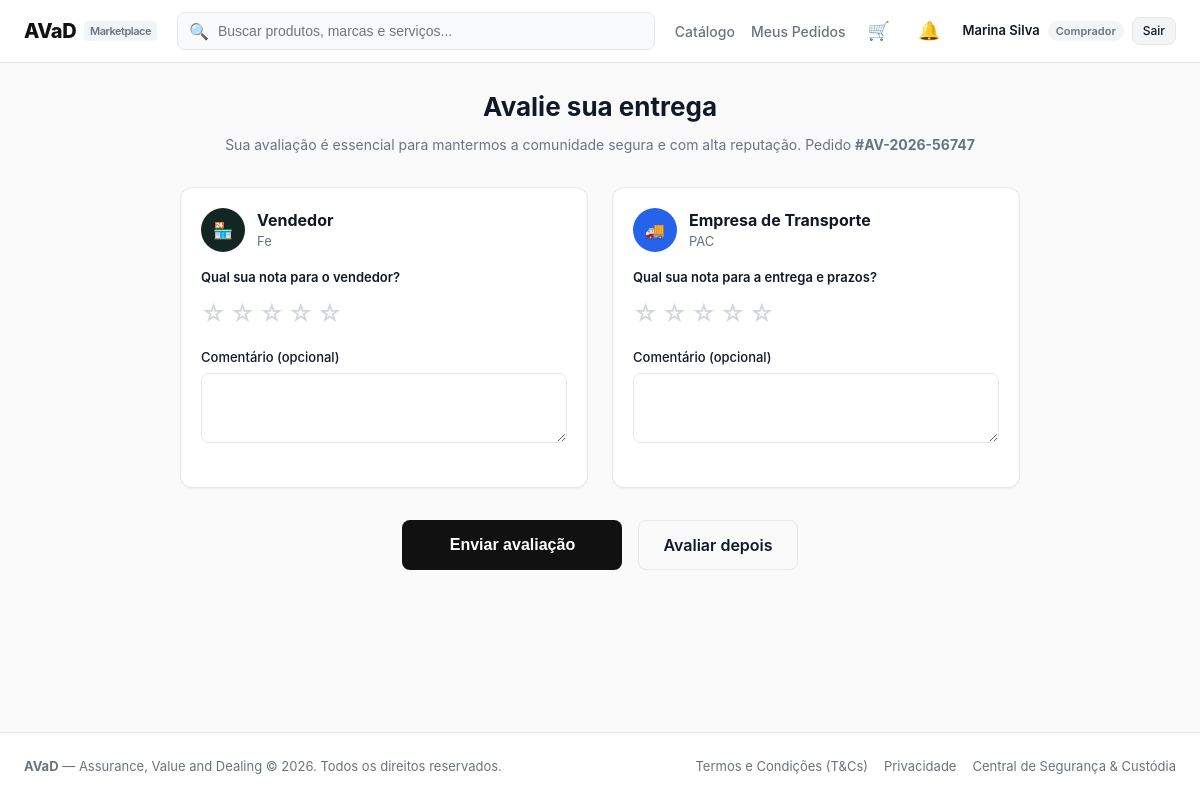
The app's page /orders/review/12/ (signed in), older data.
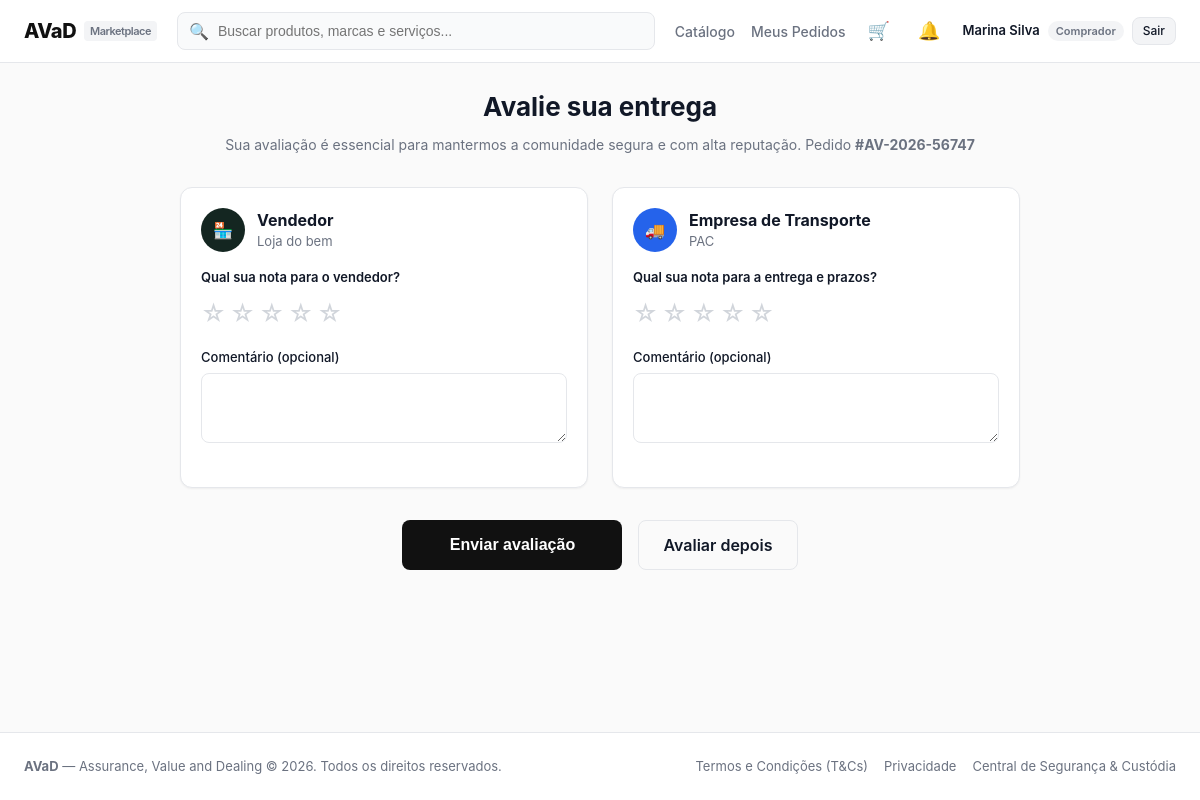
The same page, newer data.
### orders/models.py (models this page shows, shortened)
class Order(models.Model):
    codigo = models.CharField(max_length=20, unique=True, default=generate_order_code)
    comprador = models.ForeignKey(User, on_delete=models.CASCADE, related_name='compras')
    vendedor = models.ForeignKey(User, on_delete=models.CASCADE, related_name='vendas')
    produto = models.ForeignKey('catalog.Product', on_delete=models.CASCADE)
    quantidade = models.PositiveIntegerField(default=1)
    preco_unitario = models.DecimalField(max_digits=10, decimal_places=2)
    valor_frete = models.DecimalField(max_digits=10, decimal_places=2, default=0)
    metodo_frete = models.CharField(max_length=20, choices=METODO_FRETE_CHOICES, default='pac')
    prazo_dias = models.PositiveIntegerField(default=7)
    valor_total = models.DecimalField(max_digits=10, decimal_places=2)
    forma_pagamento = models.CharField(max_length=20, choices=FORMA_PAGAMENTO_CHOICES, default='cartao')
    parcelas = models.PositiveIntegerField(default=1)
    cep_entrega = models.CharField(max_length=10, blank=True)
    endereco_entrega = models.TextField(blank=True)
    codigo_rastreio = models.CharField(max_length=20, blank=True, default='')
    status = models.CharField(max_length=30, choices=STATUS_CHOICES, default='aguardando_pagamento')
    recebimento_confirmado = models.BooleanField(default=False)
    entregue_em = models.DateTimeField(null=True, blank=True)  # quando o pedido passou a 'entregue'
    criado_em = models.DateTimeField(auto_now_add=True)
    class Meta:
        ordering = ['-criado_em']

### accounts/models.py (models this page shows, shortened)
class UserProfile(models.Model):
    user = models.OneToOneField(User, on_delete=models.CASCADE, related_name='profile')
    nome = models.CharField(max_length=16)
    data_nascimento = models.DateField()
    cpf = models.CharField(max_length=14, unique=True)
    cnpj = models.CharField(max_length=18, blank=True, null=True, unique=True)
    tem_cnpj = models.BooleanField(default=False)
    email_verificado = models.BooleanField(default=False)
    is_mediador = models.BooleanField(default=False)
    conta_bancaria_bloqueada = models.BooleanField(default=False)
    suspenso = models.BooleanField(default=False)
    token_verificacao = models.CharField(max_length=64, blank=True, null=True)
    nome_loja = models.CharField(max_length=64, blank=True, null=True)  # nome público como vendedor
    meta_mensal = models.DecimalField(max_digits=12, decimal_places=2, default=Decimal('25000.00'),
                                      validators=[MinValueValidator(Decimal('1.00'))])

### orders/views.py (the view)
# urls.py: path('review/<int:order_id>/', views.review_view, name='review'),
@login_required
def review_view(request, order_id):
    order = get_object_or_404(Order, pk=order_id, comprador=request.user)
    existing_review = getattr(order, 'review', None)
    if existing_review:
        messages.info(request, 'Você já avaliou este pedido.')
        return redirect('orders:my_orders')
    if request.method == 'POST':
        form = ReviewForm(request.POST)
        if form.is_valid():
            Review.objects.create(
                pedido=order,
                comprador=request.user,
                vendedor=order.vendedor,
                nota_vendedor=form.cleaned_data['nota_vendedor'],
                comentario_vendedor=form.cleaned_data['comentario_vendedor'],
                nota_transporte=form.cleaned_data['nota_transporte'],
                comentario_transporte=form.cleaned_data['comentario_transporte']
            )
            notificar_nova_avaliacao(order, form.cleaned_data['nota_vendedor'])
            messages.success(request, 'Avaliação enviada com sucesso! Obrigado pela colaboração.')
            return redirect('accounts:seller_profile', user_id=order.vendedor.id)
    else:
        form = ReviewForm()
    return render(request, 'orders/review.html', {
        'order': order,
        'form': form,
    })

### orders/forms.py (shortened to what this page needs)
class ReviewForm(forms.Form):
    nota_vendedor = forms.IntegerField(min_value=0, max_value=5, initial=0,
                                       widget=forms.HiddenInput(attrs={'id': 'nota_vendedor'}))
    comentario_vendedor = forms.CharField(required=False, label='Comentário (opcional)',
                                          widget=forms.Textarea(attrs={'class': 'form-input', 'rows': 3}))
    nota_transporte = forms.IntegerField(min_value=0, max_value=5, initial=0,
                                         widget=forms.HiddenInput(attrs={'id': 'nota_transporte'}))
    comentario_transporte = forms.CharField(required=False, label='Comentário (opcional)',
                                            widget=forms.Textarea(attrs={'class': 'form-input', 'rows': 3}))

### accounts/roles.py (called while the page is built)
def tipo_usuario(request):
    if not request.user.is_authenticated:
        return None
    tipo = request.session.get('tipo_usuario')
    return tipo if tipo in TIPOS else COMPRADOR

### orders/cart.py (called while the page is built)
    def _qs(self):
        return CartItem.objects.filter(usuario=self.user)

    def count(self):
        total = self._qs().filter(produto__ativo=True).aggregate(t=Sum('quantidade'))['t']
        return total or 0

### templates/orders/review.html (shortened to what this page needs)
{% extends "base.html" %}
{% block content %}
<div style="max-width: 840px; margin: 0 auto;">
  <div style="text-align: center; margin-bottom: 32px;">
    <h1 style="font-size: 26px; font-weight: 700; margin-bottom: 8px;">Avalie sua entrega</h1>
    <p style="font-size: 14px; color: var(--text-muted);">
      Sua avaliação é essencial para mantermos a comunidade segura e com alta reputação. Pedido <strong>{{ order.codigo }}</strong>
    </p>
  </div>
  <form method="post" action="{% url 'orders:review' order.id %}" novalidate>
    <div style="display: grid; grid-template-columns: 1fr 1fr; gap: 24px; margin-bottom: 32px;">
      <div class="card">
        <div style="display: flex; align-items: center; gap: 12px; margin-bottom: 16px;">
          <div style="width: 44px; height: 44px; border-radius: 50%; background: #142621; color: #FFFFFF; display: flex; align-items: center; justify-content: center; font-size: 16px; font-weight: 700;">
            🏪
          </div>
          <div>
            <h3 style="font-size: 16px; font-weight: 700;">Vendedor</h3>
            <div style="font-size: 13px; color: var(--text-muted);">{{ order.vendedor.profile.nome_loja|default:order.vendedor.profile.nome }}</div>
          </div>
        </div>
        <div style="margin-bottom: 16px;">
          <label style="font-size: 13px; font-weight: 600; display: block; margin-bottom: 8px;">Qual sua nota para o vendedor?</label>
          <div style="display: flex; align-items: center; justify-content: space-between;">
            <div class="star-rating-widget" id="star-widget-seller">
              <span class="star" data-value="1">☆</span>
              <span class="star" data-value="2">☆</span>
              <span class="star" data-value="3">☆</span>
              <span class="star" data-value="4">☆</span>
              <span class="star" data-value="5">☆</span>
            </div>
          </div>
        </div>
        <div class="form-group">
          <label class="form-label" for="{{ form.comentario_vendedor.id_for_label }}">Comentário (opcional)</label>
          {{ form.comentario_vendedor }}
        </div>
      </div>
      <div class="card">
        <div style="display: flex; align-items: center; gap: 12px; margin-bottom: 16px;">
          <div style="width: 44px; height: 44px; border-radius: 50%; background: #2563EB; color: #FFFFFF; display: flex; align-items: center; justify-content: center; font-size: 16px; font-weight: 700;">
            🚚
          </div>
          <div>
            <h3 style="font-size: 16px; font-weight: 700;">Empresa de Transporte</h3>
            <div style="font-size: 13px; color: var(--text-muted);">{{ order.get_metodo_frete_display }}</div>
          </div>
        </div>
        <div style="margin-bottom: 16px;">
          <label style="font-size: 13px; font-weight: 600; display: block; margin-bottom: 8px;">Qual sua nota para a entrega e prazos?</label>
          <div style="display: flex; align-items: center; justify-content: space-between;">
            <div class="star-rating-widget" id="star-widget-shipping">
              <span class="star" data-value="1">☆</span>
              <span class="star" data-value="2">☆</span>
              <span class="star" data-value="3">☆</span>
              <span class="star" data-value="4">☆</span>
              <span class="star" data-value="5">☆</span>
            </div>
          </div>
        </div>
        <div class="form-group">
          <label class="form-label" for="{{ form.comentario_transporte.id_for_label }}">Comentário (opcional)</label>
          {{ form.comentario_transporte }}
        </div>
      </div>
    </div>
    <div style="display: flex; justify-content: center; gap: 16px;">
      <button type="submit" class="btn btn-primary btn-lg" style="min-width: 220px;">
        Enviar avaliação
      </button>
      <a href="{% url 'orders:my_orders' %}" class="btn btn-outline btn-lg">
        Avaliar depois
      </a>
    </div>
  </form>
</div>
{% endblock %}

Row changes from the older to the newer data that the page shows:
changed through a linked row, Order "PAC": vendedor.profile.nome_loja "Fe" → "Loja do bem"
